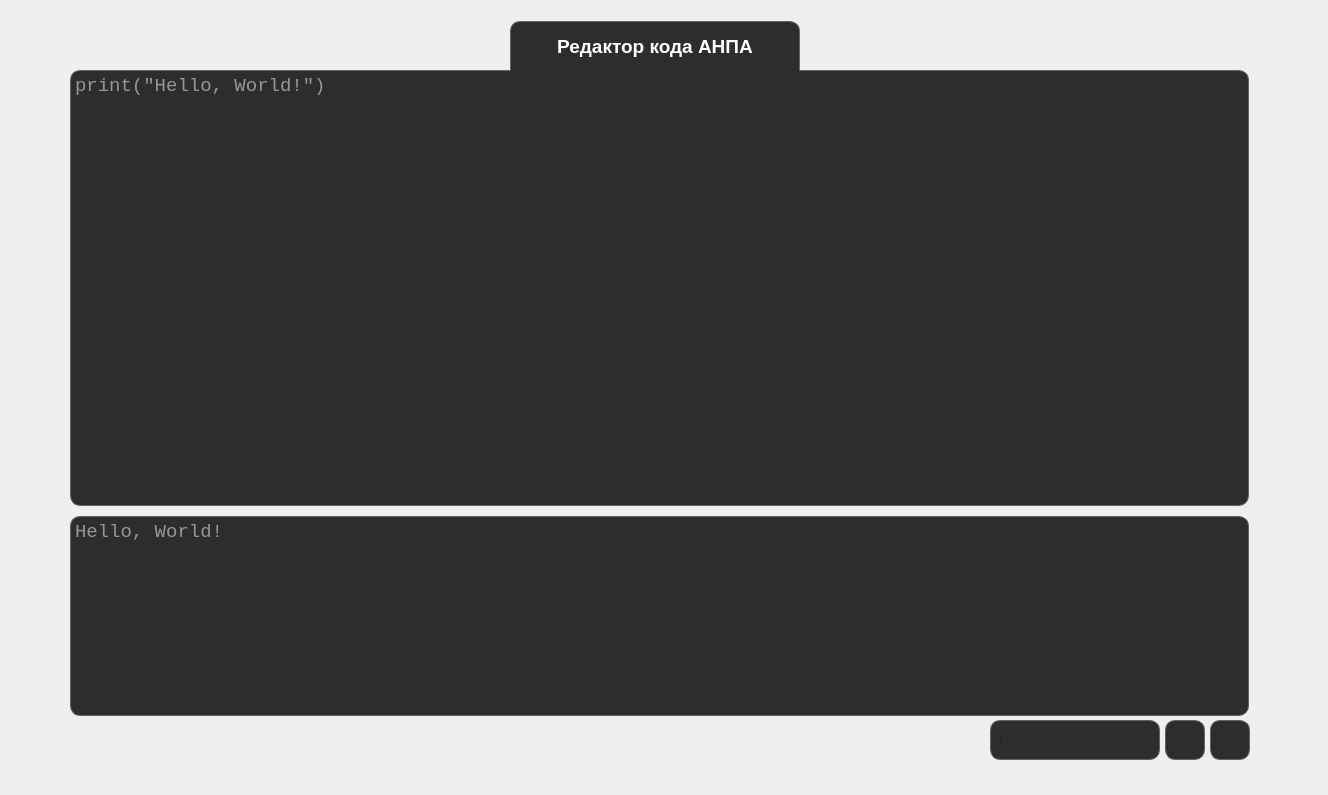
    <widget class="QWidget" name="CodeTab">
     <attribute name="title">
      <string/>
     </attribute>
     <attribute name="toolTip">
      <string>Программа АНПА</string>
     </attribute>
     <widget class="QTextEdit" name="CodeEdit">
      <property name="geometry">
       <rect>
        <x>70</x>
        <y>70</y>
        <width>1179</width>
        <height>436</height>
       </rect>
      </property>
      <property name="font">
       <font>
        <family>Courier New</family>
        <pointsize>14</pointsize>
        <weight>50</weight>
        <bold>false</bold>
        <kerning>true</kerning>
       </font>
      </property>
      <property name="styleSheet">
       <string notr="true">color:rgb(255,255,255);

background-color:rgb(45,45,45);

border-width:1px;
border-color :rgb(100,100,100);
border-radius:10px;
border-style:solid;</string>
      </property>
      <property name="frameShape">
       <enum>QFrame::Panel</enum>
      </property>
      <property name="frameShadow">
       <enum>QFrame::Raised</enum>
      </property>
      <property name="lineWidth">
       <number>1</number>
      </property>
      <property name="midLineWidth">
       <number>0</number>
      </property>
      <property name="acceptRichText">
       <bool>false</bool>
      </property>
      <property name="placeholderText">
       <string>print(&quot;Hello, World!&quot;)</string>
      </property>
     </widget>
     <widget class="QLabel" name="CodeTabBackgroundLabel">
      <property name="geometry">
       <rect>
        <x>0</x>
        <y>0</y>
        <width>1319</width>
        <height>786</height>
       </rect>
      </property>
      <property name="text">
       <string/>
      </property>
      <property name="textFormat">
       <enum>Qt::RichText</enum>
      </property>
      <property name="scaledContents">
       <bool>true</bool>
      </property>
      <property name="wordWrap">
       <bool>true</bool>
      </property>
     </widget>
     <widget class="QLabel" name="CodeEditLabel">
      <property name="geometry">
       <rect>
        <x>510</x>
        <y>21</y>
        <width>290</width>
        <height>50</height>
       </rect>
      </property>
      <property name="font">
       <font>
        <family>Arial</family>
        <pointsize>14</pointsize>
        <weight>75</weight>
        <bold>true</bold>
        <kerning>true</kerning>
       </font>
      </property>
      <property name="mouseTracking">
       <bool>false</bool>
      </property>
      <property name="autoFillBackground">
       <bool>false</bool>
      </property>
      <property name="styleSheet">
       <string notr="true">color:rgb(255,255,255);

background-color:rgb(45,45,45);

border-width:1px;
border-color :rgb(100,100,100);
border-top-left-radius:10px;
border-top-right-radius:10px;
border-bottom-width:0px;
border-style:solid;</string>
      </property>
      <property name="frameShape">
       <enum>QFrame::Panel</enum>
      </property>
      <property name="text">
       <string>Редактор кода АНПА</string>
      </property>
      <property name="alignment">
       <set>Qt::AlignCenter</set>
      </property>
     </widget>
     <widget class="QPushButton" name="ReleaseCodeButton">
      <property name="geometry">
       <rect>
        <x>1210</x>
        <y>720</y>
        <width>40</width>
        <height>40</height>
       </rect>
      </property>
      <property name="styleSheet">
       <string notr="true">color:rgb(255,255,255);

background-color:rgb(45,45,45);

border-width:1px;
border-color :rgb(100,100,100);
border-radius:10px;
border-style:solid;</string>
      </property>
      <property name="text">
       <string/>
      </property>
     </widget>
     <widget class="QPushButton" name="DebugCodeButton">
      <property name="geometry">
       <rect>
        <x>1165</x>
        <y>720</y>
        <width>40</width>
        <height>40</height>
       </rect>
      </property>
      <property name="styleSheet">
       <string notr="true">color:rgb(255,255,255);

background-color:rgb(45,45,45);

border-width:1px;
border-color :rgb(100,100,100);
border-radius:10px;
border-style:solid;</string>
      </property>
      <property name="text">
       <string/>
      </property>
     </widget>
     <widget class="QTextEdit" name="OutputEdit">
      <property name="geometry">
       <rect>
        <x>70</x>
        <y>516</y>
        <width>1179</width>
        <height>200</height>
       </rect>
      </property>
      <property name="font">
       <font>
        <family>Courier New</family>
        <pointsize>14</pointsize>
        <weight>50</weight>
        <bold>false</bold>
        <kerning>true</kerning>
       </font>
      </property>
      <property name="styleSheet">
       <string notr="true">color:rgb(255,255,255);

background-color:rgb(45,45,45);

border-width:1px;
border-color :rgb(100,100,100);
border-radius:10px;
border-style:solid;</string>
      </property>
      <property name="frameShape">
       <enum>QFrame::Panel</enum>
      </property>
      <property name="frameShadow">
       <enum>QFrame::Raised</enum>
      </property>
      <property name="lineWidth">
       <number>1</number>
      </property>
      <property name="midLineWidth">
       <number>0</number>
      </property>
      <property name="readOnly">
       <bool>true</bool>
      </property>
      <property name="acceptRichText">
       <bool>false</bool>
      </property>
      <property name="placeholderText">
       <string>Hello, World!</string>
      </property>
     </widget>
     <widget class="QProgressBar" name="ProgressBar">
      <property name="enabled">
       <bool>true</bool>
      </property>
      <property name="geometry">
       <rect>
        <x>1000</x>
        <y>730</y>
        <width>150</width>
        <height>20</height>
       </rect>
      </property>
      <property name="styleSheet">
       <string notr="true">color:rgb(255,255,255);

background-color:rgb(45,45,45);

border-width:0px;
border-color :rgb(100,100,100);
border-style:solid;</string>
      </property>
      <property name="value">
       <number>0</number>
      </property>
      <property name="orientation">
       <enum>Qt::Horizontal</enum>
      </property>
      <property name="invertedAppearance">
       <bool>false</bool>
      </property>
      <property name="format">
       <string/>
      </property>
     </widget>
     <widget class="QFrame" name="ProgressBarFrame">
      <property name="geometry">
       <rect>
        <x>990</x>
        <y>720</y>
        <width>170</width>
        <height>40</height>
       </rect>
      </property>
      <property name="autoFillBackground">
       <bool>false</bool>
      </property>
      <property name="styleSheet">
       <string notr="true">color:rgb(255,255,255);

background-color:rgb(45,45,45);

border-width:1px;
border-color :rgb(100,100,100);
border-radius:10px;
border-style:solid;</string>
      </property>
      <property name="frameShape">
       <enum>QFrame::StyledPanel</enum>
      </property>
      <property name="frameShadow">
       <enum>QFrame::Raised</enum>
      </property>
     </widget>
     <zorder>CodeTabBackgroundLabel</zorder>
     <zorder>ReleaseCodeButton</zorder>
     <zorder>DebugCodeButton</zorder>
     <zorder>CodeEdit</zorder>
     <zorder>CodeEditLabel</zorder>
     <zorder>OutputEdit</zorder>
     <zorder>ProgressBarFrame</zorder>
     <zorder>ProgressBar</zorder>
    </widget>
